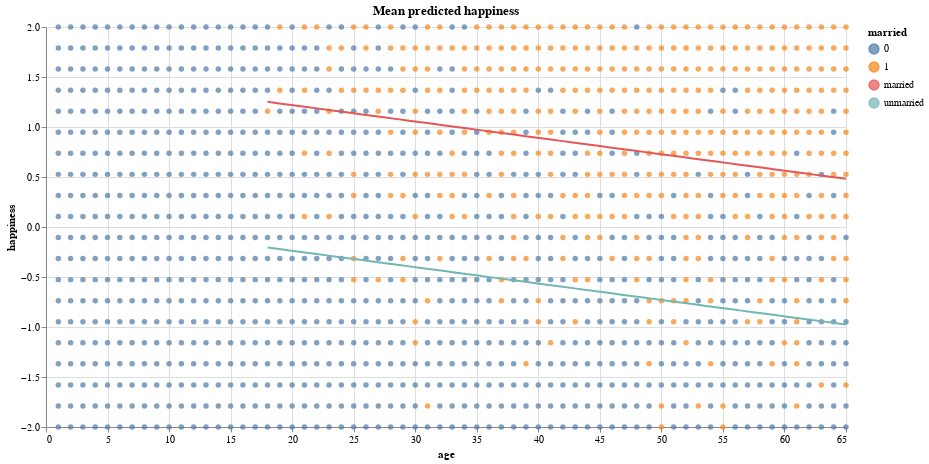

The notebook cell saved with this chart:
### Code cell
min_age = happy_adult_df["age"].min()
max_age = happy_adult_df["age"].max()

age_grid_unscaled = age_grid * (max_age - min_age) + min_age

df = pd.DataFrame(
    {"age": age_grid_unscaled, "unmarried": happy_unmarried, "married": happy_married}
)
df = df.melt("age", var_name="married", value_name="happiness")

lines_chart = (
    alt.Chart(df, title="Mean predicted happiness")
    .mark_line(strokeWidth=2)
    .encode(x="age", y=alt.Y("happiness"), color="married")
)

happy_chart + lines_chart

### Figure 1 — Vega-Lite specification as saved in the notebook (floating-point values rounded to 4 significant figures; data arrays with more than 128 entries replaced by an {"elided": "..."} marker saying what was removed)
{"$schema": "https://vega.github.io/schema/vega-lite/v5.20.1.json", "config": {"view": {"continuousHeight": 300, "continuousWidth": 300}}, "datasets": {"data-54ebbf8994ca3fbb0b993d2455dd9717": {"elided": "1300 records"}, "data-7af2e919b5dfd848058797979f0f7fe5": [{"age": 18, "happiness": -0.2052, "married": "unmarried"}, {"age": 18.96, "happiness": -0.2209, "married": "unmarried"}, {"age": 19.92, "happiness": -0.2367, "married": "unmarried"}, {"age": 20.88, "happiness": -0.2524, "married": "unmarried"}, {"age": 21.84, "happiness": -0.2681, "married": "unmarried"}, {"age": 22.8, "happiness": -0.2838, "married": "unmarried"}, {"age": 23.76, "happiness": -0.2995, "married": "unmarried"}, {"age": 24.71, "happiness": -0.3152, "married": "unmarried"}, {"age": 25.67, "happiness": -0.3309, "married": "unmarried"}, {"age": 26.63, "happiness": -0.3466, "married": "unmarried"}, {"age": 27.59, "happiness": -0.3624, "married": "unmarried"}, {"age": 28.55, "happiness": -0.3781, "married": "unmarried"}, {"age": 29.51, "happiness": -0.3938, "married": "unmarried"}, {"age": 30.47, "happiness": -0.4095, "married": "unmarried"}, {"age": 31.43, "happiness": -0.4252, "married": "unmarried"}, {"age": 32.39, "happiness": -0.4409, "married": "unmarried"}, {"age": 33.35, "happiness": -0.4566, "married": "unmarried"}, {"age": 34.31, "happiness": -0.4723, "married": "unmarried"}, {"age": 35.27, "happiness": -0.488, "married": "unmarried"}, {"age": 36.22, "happiness": -0.5038, "married": "unmarried"}, {"age": 37.18, "happiness": -0.5195, "married": "unmarried"}, {"age": 38.14, "happiness": -0.5352, "married": "unmarried"}, {"age": 39.1, "happiness": -0.5509, "married": "unmarried"}, {"age": 40.06, "happiness": -0.5666, "married": "unmarried"}, {"age": 41.02, "happiness": -0.5823, "married": "unmarried"}, {"age": 41.98, "happiness": -0.598, "married": "unmarried"}, {"age": 42.94, "happiness": -0.6137, "married": "unmarried"}, {"age": 43.9, "happiness": -0.6295, "married": "unmarried"}, {"age": 44.86, "happiness": -0.6452, "married": "unmarried"}, {"age": 45.82, "happiness": -0.6609, "married": "unmarried"}, {"age": 46.78, "happiness": -0.6766, "married": "unmarried"}, {"age": 47.73, "happiness": -0.6923, "married": "unmarried"}, {"age": 48.69, "happiness": -0.708, "married": "unmarried"}, {"age": 49.65, "happiness": -0.7237, "married": "unmarried"}, {"age": 50.61, "happiness": -0.7394, "married": "unmarried"}, {"age": 51.57, "happiness": -0.7551, "married": "unmarried"}, {"age": 52.53, "happiness": -0.7709, "married": "unmarried"}, {"age": 53.49, "happiness": -0.7866, "married": "unmarried"}, {"age": 54.45, "happiness": -0.8023, "married": "unmarried"}, {"age": 55.41, "happiness": -0.818, "married": "unmarried"}, {"age": 56.37, "happiness": -0.8337, "married": "unmarried"}, {"age": 57.33, "happiness": -0.8494, "married": "unmarried"}, {"age": 58.29, "happiness": -0.8651, "married": "unmarried"}, {"age": 59.24, "happiness": -0.8808, "married": "unmarried"}, {"age": 60.2, "happiness": -0.8966, "married": "unmarried"}, {"age": 61.16, "happiness": -0.9123, "married": "unmarried"}, {"age": 62.12, "happiness": -0.928, "married": "unmarried"}, {"age": 63.08, "happiness": -0.9437, "married": "unmarried"}, {"age": 64.04, "happiness": -0.9594, "married": "unmarried"}, {"age": 65, "happiness": -0.9751, "married": "unmarried"}, {"age": 18, "happiness": 1.252, "married": "married"}, {"age": 18.96, "happiness": 1.236, "married": "married"}, {"age": 19.92, "happiness": 1.22, "married": "married"}, {"age": 20.88, "happiness": 1.204, "married": "married"}, {"age": 21.84, "happiness": 1.189, "married": "married"}, {"age": 22.8, "happiness": 1.173, "married": "married"}, {"age": 23.76, "happiness": 1.157, "married": "married"}, {"age": 24.71, "happiness": 1.142, "married": "married"}, {"age": 25.67, "happiness": 1.126, "married": "married"}, {"age": 26.63, "happiness": 1.11, "married": "married"}, {"age": 27.59, "happiness": 1.094, "married": "married"}, {"age": 28.55, "happiness": 1.079, "married": "married"}, {"age": 29.51, "happiness": 1.063, "married": "married"}, {"age": 30.47, "happiness": 1.047, "married": "married"}, {"age": 31.43, "happiness": 1.032, "married": "married"}, {"age": 32.39, "happiness": 1.016, "married": "married"}, {"age": 33.35, "happiness": 1.0, "married": "married"}, {"age": 34.31, "happiness": 0.9845, "married": "married"}, {"age": 35.27, "happiness": 0.9688, "married": "married"}, {"age": 36.22, "happiness": 0.953, "married": "married"}, {"age": 37.18, "happiness": 0.9373, "married": "married"}, {"age": 38.14, "happiness": 0.9216, "married": "married"}, {"age": 39.1, "happiness": 0.9059, "married": "married"}, {"age": 40.06, "happiness": 0.8902, "married": "married"}, {"age": 41.02, "happiness": 0.8745, "married": "married"}, {"age": 41.98, "happiness": 0.8588, "married": "married"}, {"age": 42.94, "happiness": 0.8431, "married": "married"}, {"age": 43.9, "happiness": 0.8274, "married": "married"}, {"age": 44.86, "happiness": 0.8116, "married": "married"}, {"age": 45.82, "happiness": 0.7959, "married": "married"}, {"age": 46.78, "happiness": 0.7802, "married": "married"}, {"age": 47.73, "happiness": 0.7645, "married": "married"}, {"age": 48.69, "happiness": 0.7488, "married": "married"}, {"age": 49.65, "happiness": 0.7331, "married": "married"}, {"age": 50.61, "happiness": 0.7174, "married": "married"}, {"age": 51.57, "happiness": 0.7017, "married": "married"}, {"age": 52.53, "happiness": 0.6859, "married": "married"}, {"age": 53.49, "happiness": 0.6702, "married": "married"}, {"age": 54.45, "happiness": 0.6545, "married": "married"}, {"age": 55.41, "happiness": 0.6388, "married": "married"}, {"age": 56.37, "happiness": 0.6231, "married": "married"}, {"age": 57.33, "happiness": 0.6074, "married": "married"}, {"age": 58.29, "happiness": 0.5917, "married": "married"}, {"age": 59.24, "happiness": 0.576, "married": "married"}, {"age": 60.2, "happiness": 0.5603, "married": "married"}, {"age": 61.16, "happiness": 0.5445, "married": "married"}, {"age": 62.12, "happiness": 0.5288, "married": "married"}, {"age": 63.08, "happiness": 0.5131, "married": "married"}, {"age": 64.04, "happiness": 0.4974, "married": "married"}, {"age": 65, "happiness": 0.4817, "married": "married"}]}, "height": 400, "layer": [{"data": {"name": "data-54ebbf8994ca3fbb0b993d2455dd9717"}, "encoding": {"color": {"field": "married", "type": "nominal"}, "x": {"field": "age", "type": "quantitative"}, "y": {"field": "happiness", "type": "quantitative"}}, "mark": {"filled": true, "type": "point"}}, {"data": {"name": "data-7af2e919b5dfd848058797979f0f7fe5"}, "encoding": {"color": {"field": "married", "type": "nominal"}, "x": {"field": "age", "type": "quantitative"}, "y": {"field": "happiness", "type": "quantitative"}}, "mark": {"strokeWidth": 2, "type": "line"}, "title": "Mean predicted happiness"}], "width": 800}
